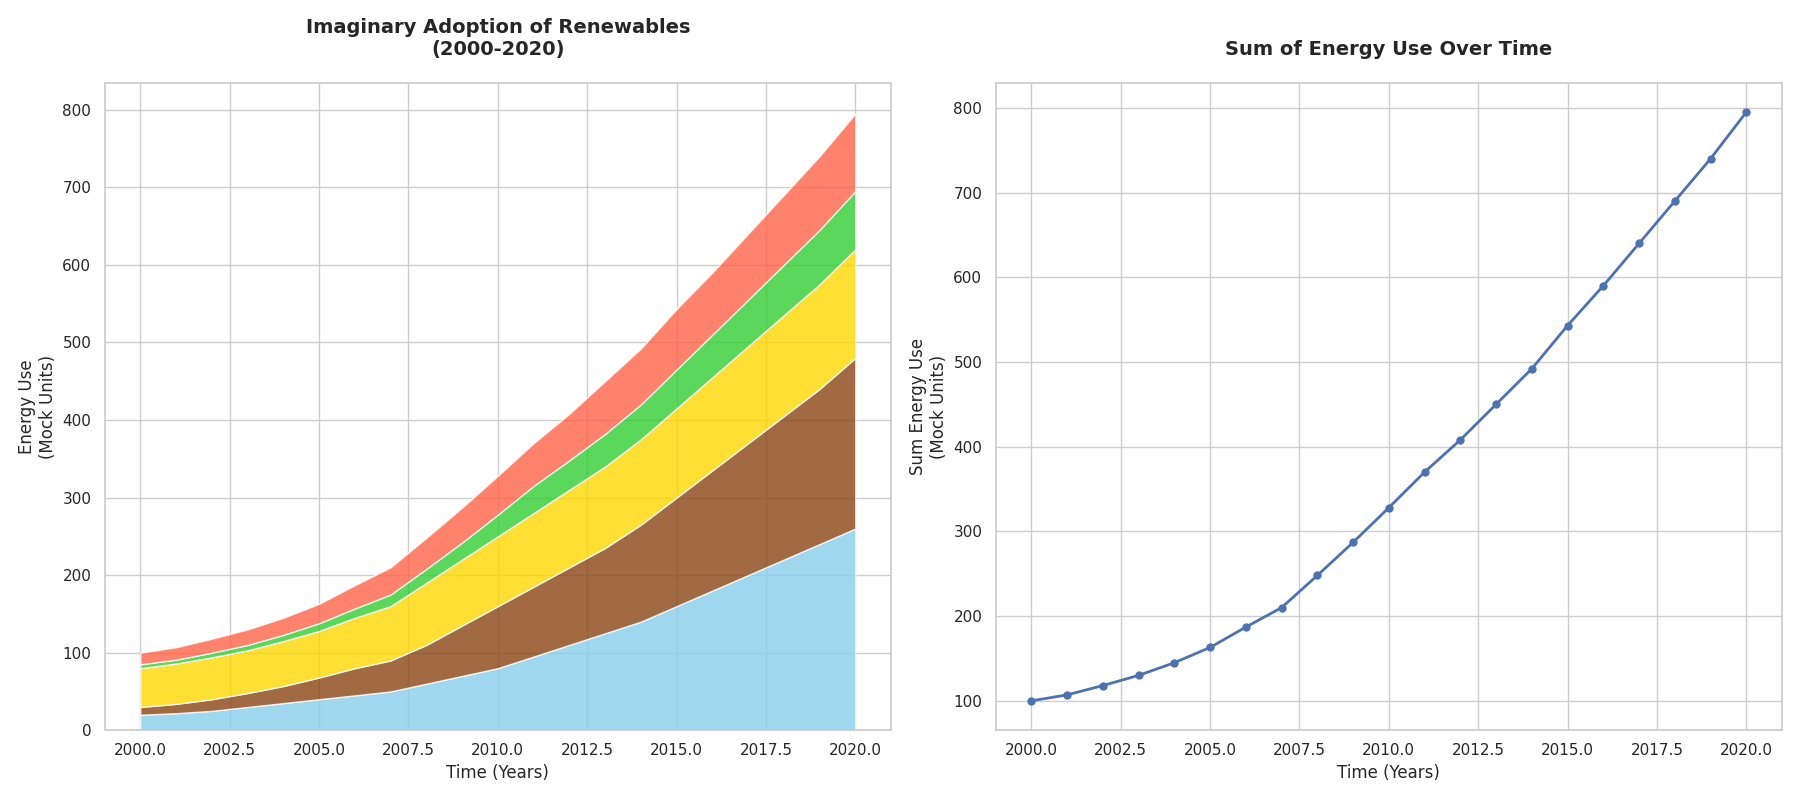

This figure's Python source:
import matplotlib.pyplot as plt
import numpy as np

years = np.arange(2000, 2021)

region_data = {
    'Sunny': np.array([20, 22, 25, 30, 35, 40, 45, 50, 60, 70, 80, 95, 110, 125, 140, 160, 180, 200, 220, 240, 260]),
    'Breezy': np.array([10, 12, 15, 18, 22, 28, 35, 40, 50, 65, 80, 90, 100, 110, 125, 140, 155, 170, 185, 200, 220]),
    'Rivers': np.array([50, 52, 54, 55, 58, 60, 65, 70, 80, 85, 90, 95, 100, 105, 110, 115, 120, 125, 130, 135, 140]),
    'Earth Heat': np.array([5, 5, 6, 7, 8, 10, 12, 15, 18, 22, 28, 35, 38, 42, 45, 50, 55, 60, 65, 70, 75]),
    'Forest': np.array([15, 16, 18, 20, 22, 25, 30, 35, 40, 45, 50, 55, 60, 68, 72, 78, 80, 85, 90, 95, 100])
}

total_energy = sum(region_data.values())

fig, axes = plt.subplots(1, 2, figsize=(18, 8))

axes[0].stackplot(years, region_data.values(),
                  colors=['#87CEEB', '#8B4513', '#FFD700', '#32CD32', '#FF6347'], alpha=0.8)
axes[0].set_title('Imaginary Adoption of Renewables\n(2000-2020)', fontsize=14, fontweight='bold', pad=20)
axes[0].set_xlabel('Time (Years)', fontsize=12)
axes[0].set_ylabel('Energy Use\n(Mock Units)', fontsize=12)

axes[1].plot(years, total_energy, marker='o', color='b', linestyle='-', linewidth=2, markersize=5)
axes[1].set_title('Sum of Energy Use Over Time', fontsize=14, fontweight='bold', pad=20)
axes[1].set_xlabel('Time (Years)', fontsize=12)
axes[1].set_ylabel('Sum Energy Use\n(Mock Units)', fontsize=12)

plt.tight_layout()
plt.show()
